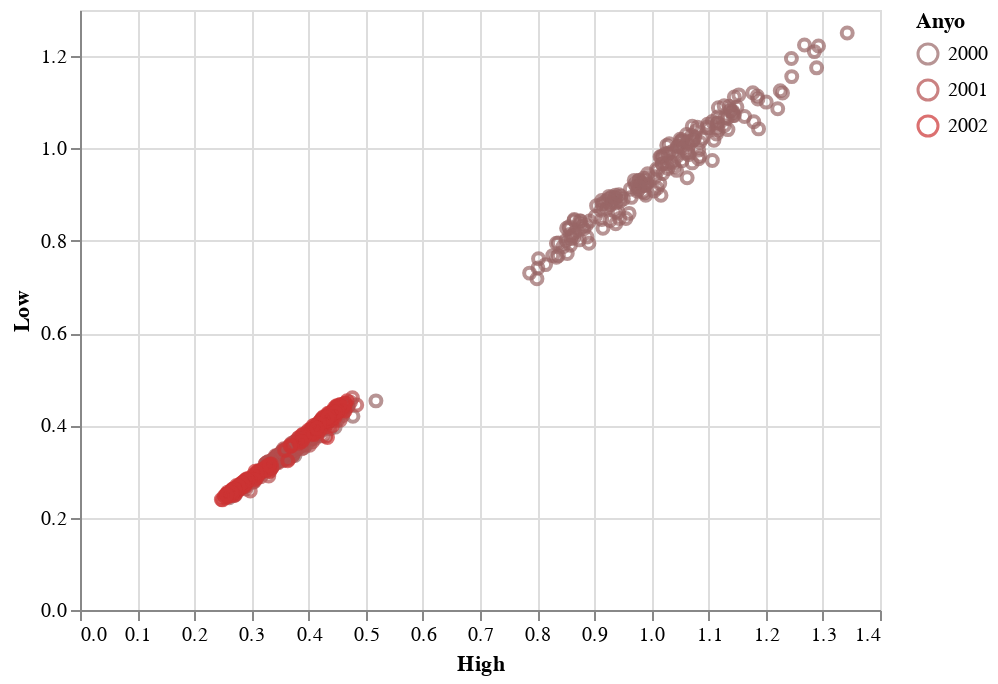

The cell this chart's notebook holds for it:
### Code cell
escala=Scale(range=['#996666', '#b34d4d', '#cc3333','#e61919','#ff0000'])
diagrama.mark_point().encode(x="High",y="Low",color=Color("Anyo",scale=escala))

### Figure 1 — Vega-Lite specification as saved in the notebook (floating-point values rounded to 4 significant figures; data arrays with more than 128 entries replaced by an {"elided": "..."} marker saying what was removed)
{"config": {"view": {"continuousWidth": 400, "continuousHeight": 300}}, "data": {"name": "data-40c49a016b19d778381dea3d101b3265"}, "mark": "point", "encoding": {"color": {"field": "Anyo", "scale": {"range": ["#996666", "#b34d4d", "#cc3333", "#e61919", "#ff0000"]}, "type": "nominal"}, "x": {"field": "High", "type": "quantitative"}, "y": {"field": "Low", "type": "quantitative"}}, "$schema": "https://vega.github.io/schema/vega-lite/v4.17.0.json", "datasets": {"data-40c49a016b19d778381dea3d101b3265": {"elided": "752 records"}}}
